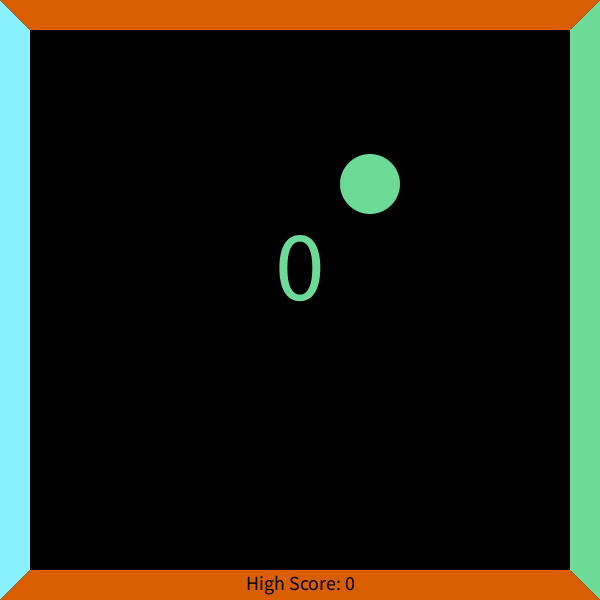
Frame 1 (no input)
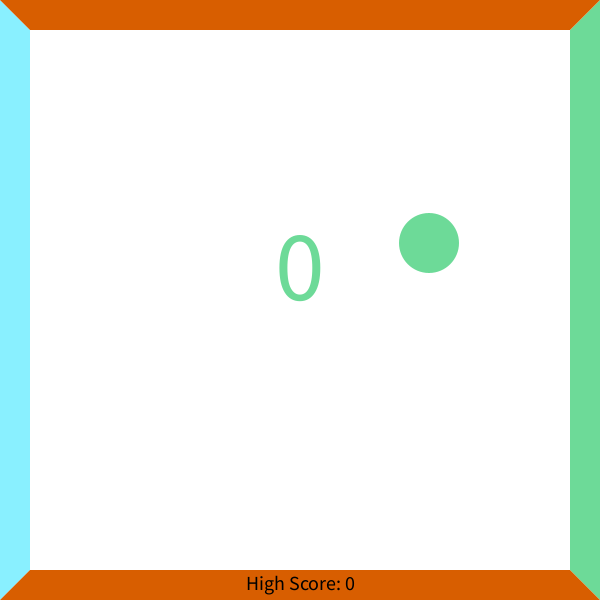
Frame 60 (the mouse pressed at the canvas centre just before this capture)
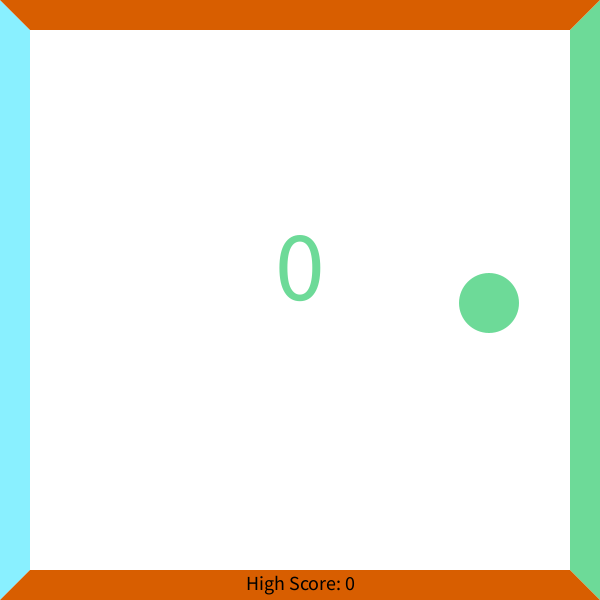
Frame 120 (the mouse held since frame 60 and released just before this capture)

The Processing sketch that drew these frames (run headless with seeded random() and noise(); from frame 60 on, the mouse is pressed at the canvas centre):

// Processing sketch: processing_103537
// ── processing_103537.pde

//ArrowMove5
//4.30.13
//made levels change faster. added background color change at higher levels.
//removed player outline
// fixed color glitch
//to do: needs sound, visuals, title

int s = 30; //side length of bumpers
int rad; // ball radius
int posx;
int posy;
int movex = 1;
int movey = 1;
int maxMove = 6;
int maxS = 60;
int minS = 10;
int maxRad = 50;
int minRad = 15;
int move = 3;
int count = 0;
int highCount = 0;
int colorCount;
int switchSpeed = 200;
boolean makeBigger = false;
boolean makeSmaller = false;
color hitColor;
color back;
color color1 = color (137, 240, 255);
color color2 = color (216, 94, 0);
color color3 = color (218, 109, 214);
color color4 = color (109, 218, 152);
color color5 = color (218, 207, 109);
color color6 = color (116, 109, 218);
color color7 = color (218, 109, 120);
color color8 = color (134, 28, 161);
color bar1, bar2, bar3, bar4, bar5, bar6, bar7, bar8, player;
color[] colors = {
  color1, color2, color3, color4, color5, color6, color7, color8
};



void setup () {
  frameRate(120);
  size (600, 600);
  //  background (137, 240, 255);
  smooth();
  noStroke();
  textMode(CENTER);
  textAlign(CENTER);
  ellipseMode(RADIUS);
  posx = int(random(2*s, width-2*s));
  posy = int(random(2*s, height-2*s));
  player = colors[int(random(4))];
  rad = s;
  makeBigger = false;
}

void draw () {
//  println(switchSpeed);
  bump();
  noStroke();
  background(back);
  //game environment
  if (frameCount%switchSpeed == 1) {
    if (count < 0) {
      back = 255;
      colorCount = 4;   
      bar1 = colors[int(random(colorCount))];
      bar2 = bar1;
      bar3 = bar1;
      bar4 = bar1;
      bar5 = colors[int(random(colorCount))];
      bar6 = bar5;
      bar7 = bar5;
      bar8 = bar5;
    }
    if (count >=0 && count <= 5) {
      back = 255;
      colorCount = 4;   
      bar1 = colors[int(random(colorCount))];
      bar2 = bar1;
      bar3 = colors[int(random(colorCount))];
      bar4 = bar3;
      bar5 = colors[int(random(colorCount))];
      bar6 = bar5;
      bar7 = colors[int(random(colorCount))];
      bar8 = bar7;
    }
    else if (count > 5 && count <= 10) {
      back = 255;
      colorCount = 6;   
      bar1 = colors[int(random(colorCount))];
      bar2 = bar1;
      bar3 = colors[int(random(colorCount))];
      bar4 = bar3;
      bar5 = colors[int(random(colorCount))];
      bar6 = bar5;
      bar7 = colors[int(random(colorCount))];
      bar8 = bar7;
    }
    else if (count > 10 && count <= 15) {
      back = 255;
      colorCount = 8;   
      bar1 = colors[int(random(colorCount))];
      bar2 = bar1;
      bar3 = colors[int(random(colorCount))];
      bar4 = bar3;
      bar5 = colors[int(random(colorCount))];
      bar6 = bar5;
      bar7 = colors[int(random(colorCount))];
      bar8 = bar7;
    }
    else if (count > 15 && count <= 20) {
      back = 255;
      colorCount = colors.length;
      bar1 = colors[int(random(colorCount))];
      bar2 = colors[int(random(colorCount))];
      bar3 = colors[int(random(colorCount))];
      bar4 = colors[int(random(colorCount))];
      bar5 = colors[int(random(colorCount))];
      bar6 = colors[int(random(colorCount))];
      bar7 = colors[int(random(colorCount))];
      bar8 = colors[int(random(colorCount))];
    }
    else if (count > 20 && count <= 25) {
      colorCount = colors.length;
      back = colors[int(random(colorCount))];
      bar1 = colors[int(random(colorCount))];
      bar2 = colors[int(random(colorCount))];
      bar3 = colors[int(random(colorCount))];
      bar4 = colors[int(random(colorCount))];
      bar5 = colors[int(random(colorCount))];
      bar6 = colors[int(random(colorCount))];
      bar7 = colors[int(random(colorCount))];
      bar8 = colors[int(random(colorCount))];
    }
    else if (count > 25) {
      switchSpeed = 200-count;
      colorCount = colors.length;
      back = colors[int(random(colorCount))];
      bar1 = colors[int(random(colorCount))];
      bar2 = colors[int(random(colorCount))];
      bar3 = colors[int(random(colorCount))];
      bar4 = colors[int(random(colorCount))];
      bar5 = colors[int(random(colorCount))];
      bar6 = colors[int(random(colorCount))];
      bar7 = colors[int(random(colorCount))];
      bar8 = colors[int(random(colorCount))];
    }
  }
  fill(player);
  textSize(100);
  text(count, width/2, height/2);
  fill(bar1);
  quad (0, height/2, s, height/2, s, height-s, 0, height);
  fill(bar2);
  quad (0, 0, s, s, s, height/2, 0, height/2);
  fill(bar3);
  quad(width, height/2, width-s, height/2, width-s, height-s, width, height);
  fill(bar4);
  quad(width, 0, width-s, s, width-s, height/2, width, height/2);
  fill (bar5);
  quad(width/2, 0, width/2, s, width-s, s, width, 0);
  fill(bar6);
  quad(0, 0, s, s, width/2, s, width/2, 0);
  fill(bar7);
  quad(0, height, s, height-s, width/2, height-s, width/2, height);
  fill (bar8);
  quad(width/2, height, width/2, height-s, width-s, height-s, width, height);
  fill(player);
  ellipse(posx, posy, rad, rad);
  posx = posx + movex;
  posy = posy + movey;
  fill(0);
  textSize(20);
  text("High Score: " + highCount, width/2, height-10);
  if (count > highCount) {
    highCount = count;
  }
}

void keyPressed() {
  if (key == CODED) {
    if (keyCode == UP) {
      movey = -move;
      movex = 0;
    }
    if (keyCode == DOWN) {
      movey = move;
      movex = 0;
    }
    if (keyCode == LEFT) {
      movex = -move;
      movey = 0;
    }
    if (keyCode == RIGHT) {
      movex = move;
      movey = 0;
    }
  }
}

void bump () {
  if (posx < rad+s) {
    posx+=5;
    movex = -movex;
    //CONDITIONS FOR BAR 1
    if (posy > height/2) {
      hitColor = bar1;
    }
    // CONDTIONS FOR BAR 2
    else if (posy < height/2) {
      hitColor = bar2;
    }
  }
  else if (posx > width-(rad+s)) {
    posx-=5;
    movex = -movex;
    // CONDITIONS FOR BAR 3
    if (posy > height/2) {
      hitColor = bar3;
    }
    //CONDITIONS FOR BAR 4
    else if (posy < height/2) {
      hitColor = bar4;
    }
  }
  else if (posy < rad+s) {
    movey = -movey;
    posy+=5;
    // CONDTIONS FOR BAR 5
    if (posx > width/2) {
      hitColor = bar5;
    } 
    //CONDITIONS FOR BAR 6
    else if (posx < width/2) {
      hitColor = bar6;
    }
  }
  else if (posy > height-(rad+s)) {
    posy-=5;
    movey = -movey;
    // CONDITIONS FOR BAR 7
    if (posx < width/2) {
      hitColor = bar7;
    }
    else if (posx > width/2) {
      // CONDITIONS FOR BAR 8
      hitColor = bar8;
    }
  }
  if (player == hitColor) {
    count++;
    player = colors[int(random(colorCount))];
    hitColor = color (0);
  }
  else {
    if (hitColor == color1 || hitColor == color2) {
      count--;
       if (count == 5 || count == 10 || count == 15) {
      player = colors[int(random(4))];
    }
    }
    if (hitColor == color3) {
      if(rad < maxRad){
      rad+=5;
      }
      count--;
      if (count == 5 || count == 10 || count == 15) {
      player = colors[int(random(4))];
    }
    }
    if (hitColor == color4) {
      if(rad > minRad){
      rad-=5;
      }
      count--;
       if (count == 5 || count == 10 || count == 15) {
      player = colors[int(random(4))];
    }
    }
    if (hitColor == color5){
      if (s < maxS) {
      s += 5;
      }
      count--;
       if (count == 5 || count == 10 || count == 15) {
      player = colors[int(random(4))];
    }
    }
    if (hitColor == color6){
     if (s > minS) {
      s -= 5;
     }
      count--;
       if (count == 5 || count == 10 || count == 15) {
      player = colors[int(random(4))];
    }
    }
    if (hitColor == color7) {
      if (move < maxMove){
      move += 1;
      }
      count--;
       if (count == 5 || count == 10 || count == 15) {
      player = colors[int(random(4))];
    }
    }
    if (hitColor == color8) {
      if (move > 1){
      move -= 1;
      }
      count--;
       if (count == 5 || count == 10 || count == 15) {
      player = colors[int(random(4))];
    }
    }
   
    hitColor = color (0);
  }
}
